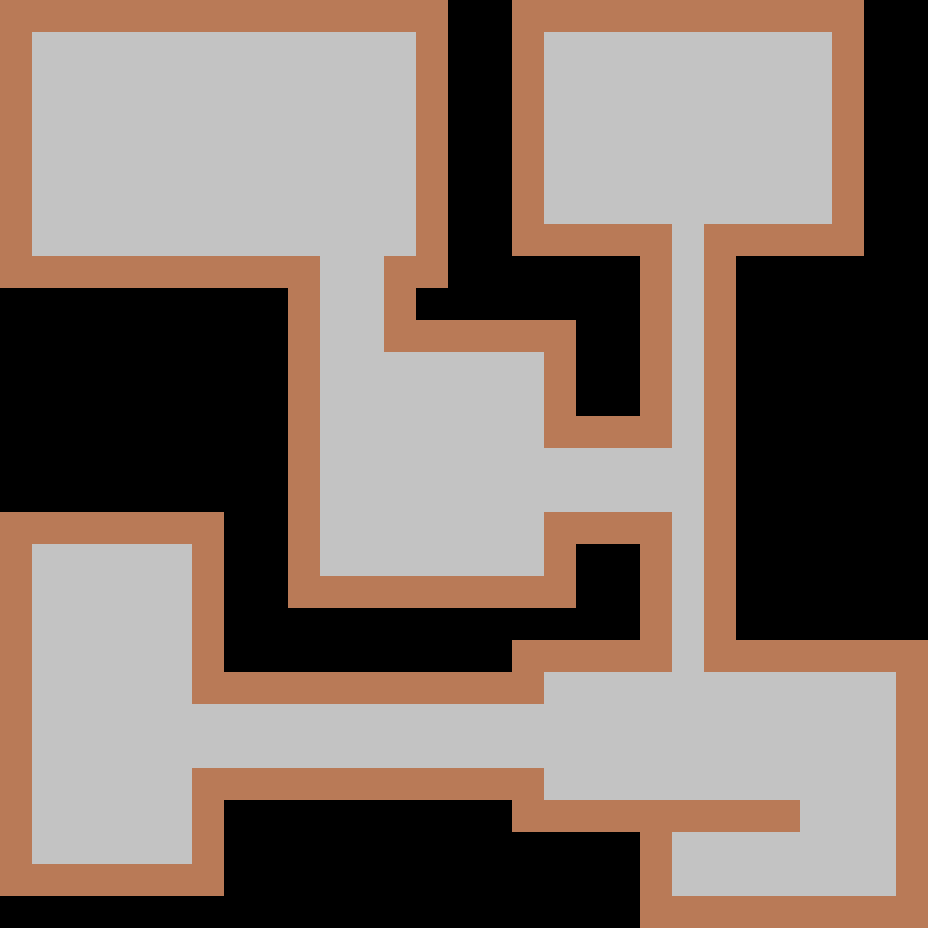

The image is a tile-based game level rendered from a .tmx file. Its description and complete source (layers, tilesets, objects, tile grids) follow:
An orthogonal 29x29 tile map with 32x32 px tiles, 1 tile layer (Tile Layer 1).

<map version="1.2" tiledversion="1.2.2" orientation="orthogonal" renderorder="right-down" width="29" height="29" tilewidth="32" tileheight="32" infinite="0" nextlayerid="2" nextobjectid="1">
 <tileset firstgid="1" source="tileset.tsx" />
 <layer id="1" name="Tile Layer 1" width="29" height="29">
  <data encoding="csv">
2,2,2,2,2,2,2,2,2,2,2,2,2,2,0,0,2,2,2,2,2,2,2,2,2,2,2,0,0,
2,1,1,1,1,1,1,1,1,1,1,1,1,2,0,0,2,1,1,1,1,1,1,1,1,1,2,0,0,
2,1,1,1,1,1,1,1,1,1,1,1,1,2,0,0,2,1,1,1,1,1,1,1,1,1,2,0,0,
2,1,1,1,1,1,1,1,1,1,1,1,1,2,0,0,2,1,1,1,1,1,1,1,1,1,2,0,0,
2,1,1,1,1,1,1,1,1,1,1,1,1,2,0,0,2,1,1,1,1,1,1,1,1,1,2,0,0,
2,1,1,1,1,1,1,1,1,1,1,1,1,2,0,0,2,1,1,1,1,1,1,1,1,1,2,0,0,
2,1,1,1,1,1,1,1,1,1,1,1,1,2,0,0,2,1,1,1,1,1,1,1,1,1,2,0,0,
2,1,1,1,1,1,1,1,1,1,1,1,1,2,0,0,2,2,2,2,2,1,2,2,2,2,2,0,0,
2,2,2,2,2,2,2,2,2,2,1,1,2,2,0,0,0,0,0,0,2,1,2,0,0,0,0,0,0,
0,0,0,0,0,0,0,0,0,2,1,1,2,0,0,0,0,0,0,0,2,1,2,0,0,0,0,0,0,
0,0,0,0,0,0,0,0,0,2,1,1,2,2,2,2,2,2,0,0,2,1,2,0,0,0,0,0,0,
0,0,0,0,0,0,0,0,0,2,1,1,1,1,1,1,1,2,0,0,2,1,2,0,0,0,0,0,0,
0,0,0,0,0,0,0,0,0,2,1,1,1,1,1,1,1,2,0,0,2,1,2,0,0,0,0,0,0,
0,0,0,0,0,0,0,0,0,2,1,1,1,1,1,1,1,2,2,2,2,1,2,0,0,0,0,0,0,
0,0,0,0,0,0,0,0,0,2,1,1,1,1,1,1,1,1,1,1,1,1,2,0,0,0,0,0,0,
0,0,0,0,0,0,0,0,0,2,1,1,1,1,1,1,1,1,1,1,1,1,2,0,0,0,0,0,0,
2,2,2,2,2,2,2,0,0,2,1,1,1,1,1,1,1,2,2,2,2,1,2,0,0,0,0,0,0,
2,1,1,1,1,1,2,0,0,2,1,1,1,1,1,1,1,2,0,0,2,1,2,0,0,0,0,0,0,
2,1,1,1,1,1,2,0,0,2,2,2,2,2,2,2,2,2,0,0,2,1,2,0,0,0,0,0,0,
2,1,1,1,1,1,2,0,0,0,0,0,0,0,0,0,0,0,0,0,2,1,2,0,0,0,0,0,0,
2,1,1,1,1,1,2,0,0,0,0,0,0,0,0,0,2,2,2,2,2,1,2,2,2,2,2,2,2,
2,1,1,1,1,1,2,2,2,2,2,2,2,2,2,2,2,1,1,1,1,1,1,1,1,1,1,1,2,
2,1,1,1,1,1,1,1,1,1,1,1,1,1,1,1,1,1,1,1,1,1,1,1,1,1,1,1,2,
2,1,1,1,1,1,1,1,1,1,1,1,1,1,1,1,1,1,1,1,1,1,1,1,1,1,1,1,2,
2,1,1,1,1,1,2,2,2,2,2,2,2,2,2,2,2,1,1,1,1,1,1,1,1,1,1,1,2,
2,1,1,1,1,1,2,0,0,0,0,0,0,0,0,0,2,2,2,2,2,2,2,2,2,1,1,1,2,
2,1,1,1,1,1,2,0,0,0,0,0,0,0,0,0,0,0,0,0,2,1,1,1,1,1,1,1,2,
2,2,2,2,2,2,2,0,0,0,0,0,0,0,0,0,0,0,0,0,2,1,1,1,1,1,1,1,2,
0,0,0,0,0,0,0,0,0,0,0,0,0,0,0,0,0,0,0,0,2,2,2,2,2,2,2,2,2
</data>
 </layer>
</map>
